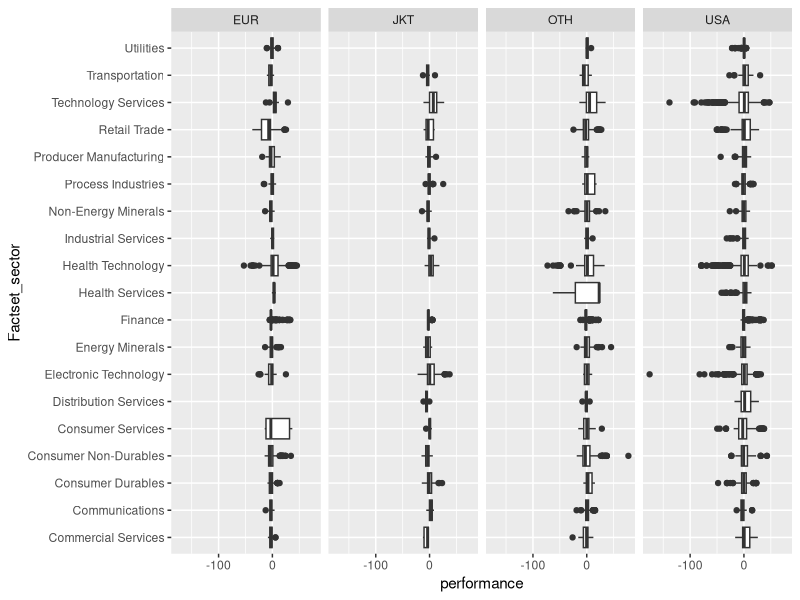
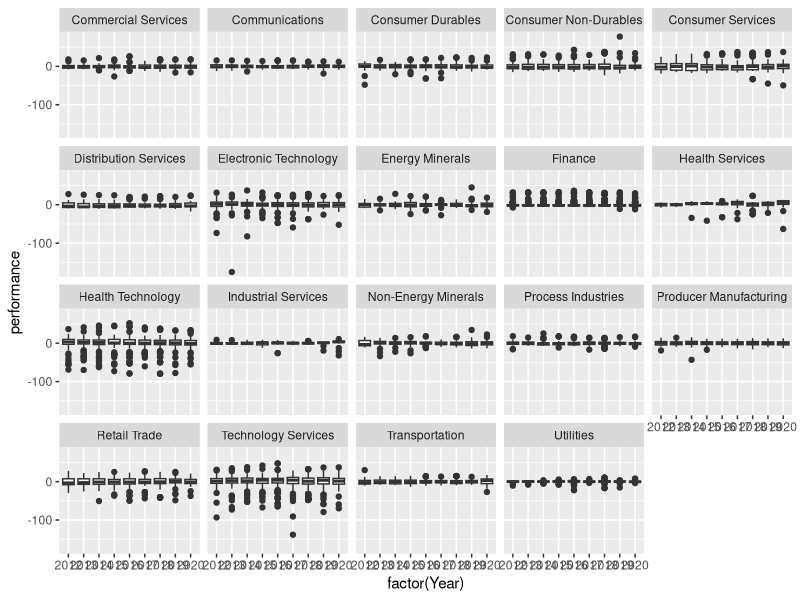

Recreate these plots in R, in order. (Note: this script raises an error after producing the figures.)
library(readr)
library(tidyverse)
library(dplyr)
aspiration <- read_delim("aspiration.csv", 
                         delim = ";", escape_double = FALSE, col_types = cols(ROA = col_double()), 
                         trim_ws = TRUE)

a <- aspiration %>% filter(!(Factset_sector == "#N/B")) %>%
  group_by(Factset_sector, Year) %>% dplyr::summarise(mean_ROA = mean(ROA, na.rm=T), n= n(),
                                                      median_ROA = median(ROA, na.rm=T))
a

table(aspiration$ctrygrp, aspiration$Factset_sector)


aspiration_levels <- left_join(aspiration, a, by=c("Factset_sector" = "Factset_sector", "Year" = "Year")) %>%
  mutate(performance = ROA-mean_ROA)

aspiration_levels %>% ggplot(aes(performance, Factset_sector)) +
  geom_boxplot() +
  facet_grid(. ~ ctrygrp)

aspiration_levels %>% ggplot(aes(factor(Year), performance)) +
  geom_boxplot() +
  facet_wrap( . ~Factset_sector)

etr_perf <- aspiration_levels %>% 
  right_join(.,longlist_3, by = c("ISIN" = "ISIN", "Year" = "year"))

e <- etr_perf %>% mutate(cetr = CTP/PTI) %>% select(ISIN, performance, cetr, Year, ctrygrp, Factset_sector)


e %>% filter(cetr<1 & cetr > 0) %>%
  ggplot(aes(performance, cetr, col = ctrygrp)) +
    geom_point() + geom_smooth(method = "lm") +
  facet_grid(. ~ Factset_sector)

library(dynlm)
library(zoo)
e$Year <- as.Date(as.yearmon(e$Year))

stargazer(e[c("performance", "cetr")], type = "text", title = "Table 1: Summary statistics", out = "table1.txt")

te <- e %>% drop_na() %>% as.ts(e)
performance <- ts(e$performance, start=2012,end = 2020)
cetr <- ts(e$cetr, start = 2012, end = 2020)

dm <- dynlm(cetr ~ L(performance,2) + L(performance, 0) )
summary(dm)

lm <- lm(cetr ~ performance + ctrygrp + Factset_sector , data = e)  
summary(lm)
plot(cetr)
